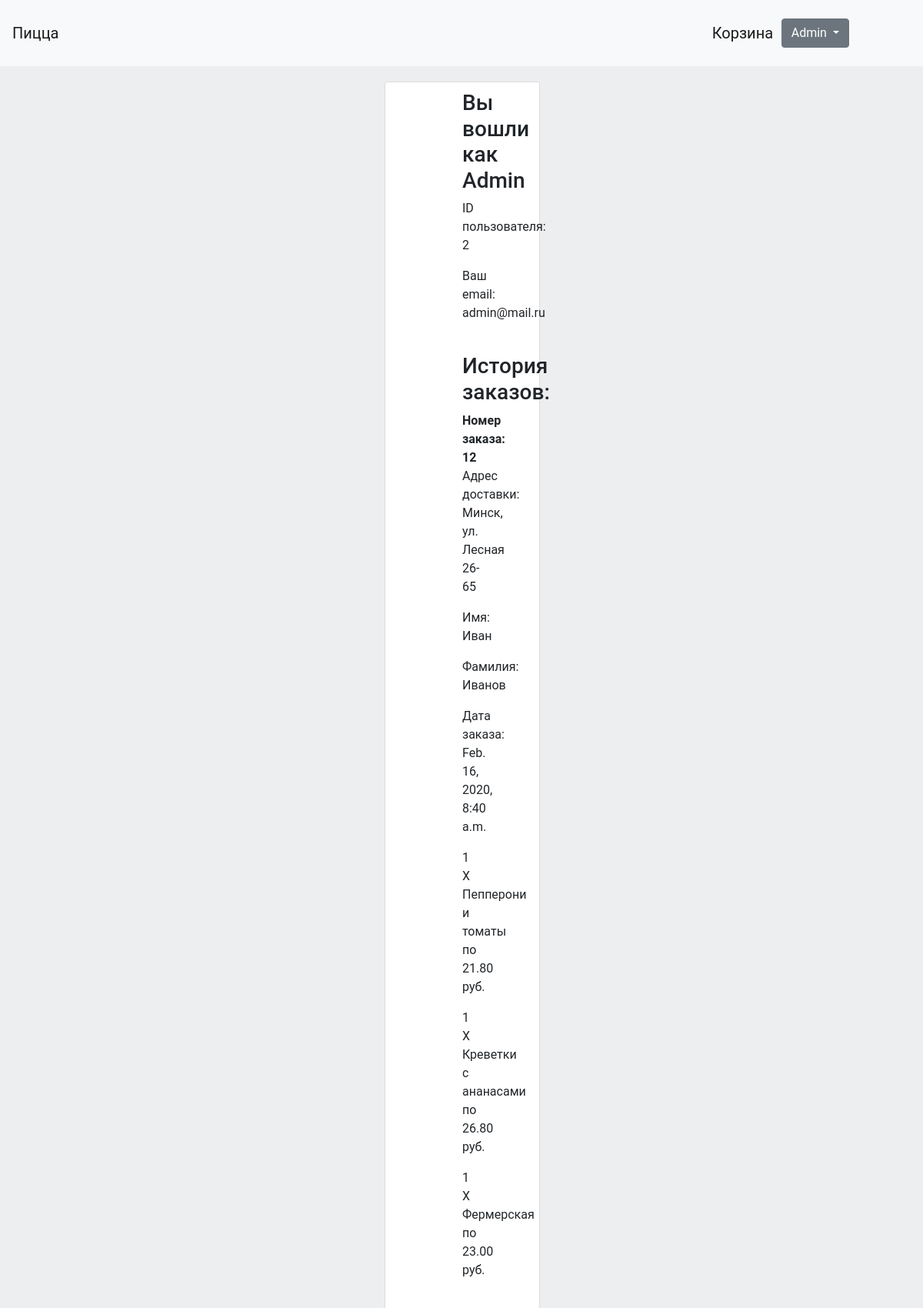
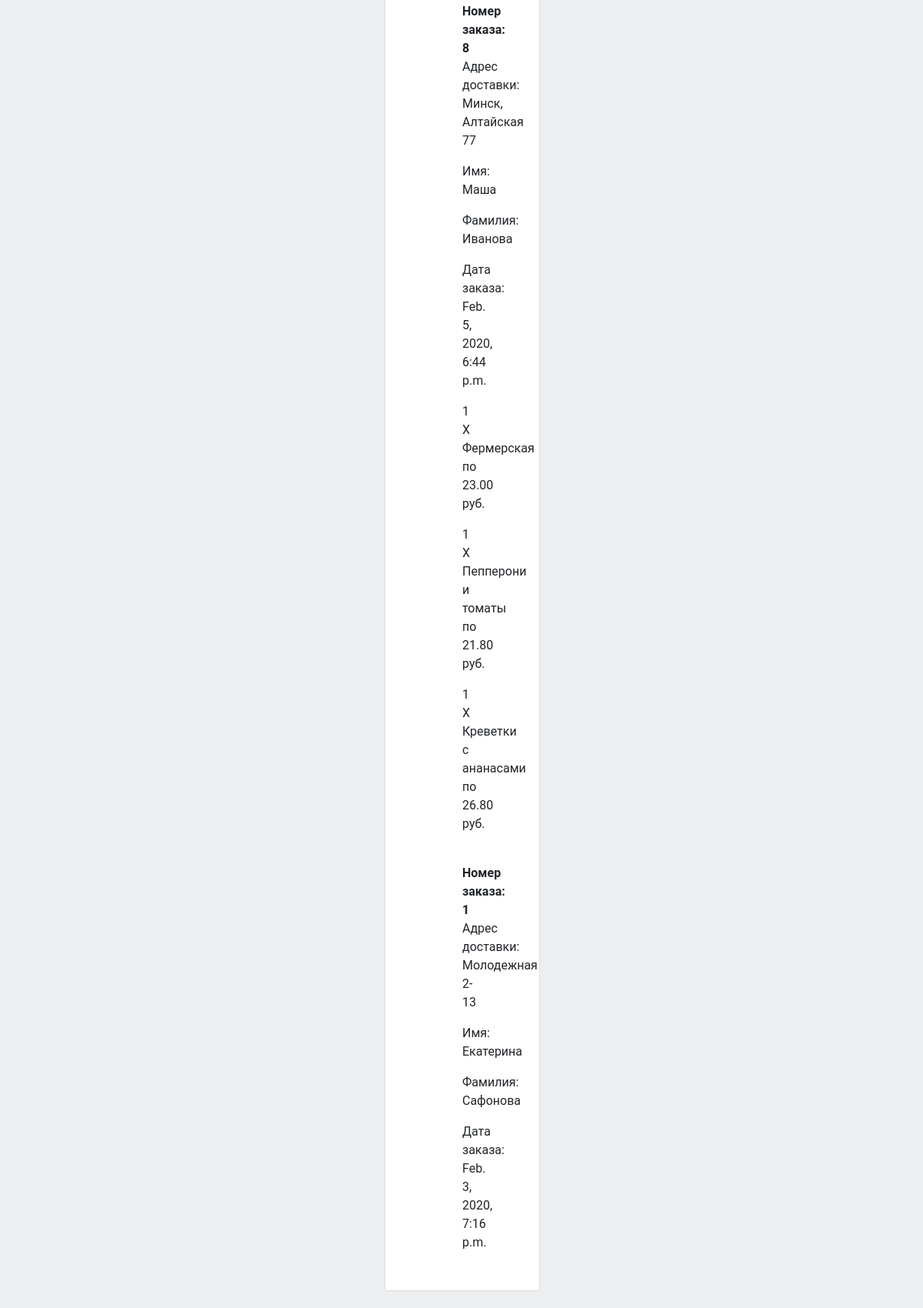
The app's page /2 (signed in, upper part) with its own data (2 pictures, top to bottom).
### orders/models.py (models this page shows, shortened)
class Order(models.Model):
    first_name = models.CharField(max_length=50, default=None)
    last_name = models.CharField(max_length=50)
    email = models.EmailField()
    address = models.CharField(max_length=250)
    number = models.CharField(max_length=100)
    created = models.DateTimeField(auto_now_add=True)
    updated = models.DateTimeField(auto_now=True)
    paid = models.BooleanField(default=False)
    user = models.ForeignKey(User, on_delete=models.CASCADE)
    class Meta:
        ordering = ('-created',)
        verbose_name = 'Order'
        verbose_name_plural = 'Orders'

class ItemInOrder(models.Model):
    order = models.ForeignKey(Order, related_name='items', on_delete=models.CASCADE)
    product = models.ForeignKey(PizzaProduct, related_name='order_items', on_delete=models.CASCADE)
    price = models.DecimalField(max_digits=10, decimal_places=2)
    quantity = models.PositiveIntegerField(default=1)

### pizza_products/models.py (models this page shows, shortened)
class PizzaProduct(models.Model):
    name = models.CharField(max_length=150, blank=True, null=True, default=None)
    description = models.TextField(blank=True, null=True, default=None)
    price = models.DecimalField(max_digits=10, decimal_places=2, default=0)
    image = models.ImageField(upload_to='pizzas_images/', default="default image")
    class Meta:
        verbose_name = "Pizza"
        verbose_name_plural = "Pizzas"

### users/views.py (the view)
# urls.py: url(r"^(?P<user_id>[-\w]+)$", views.account, name="account"),
@login_required
def account(request, user_id):
    user = get_object_or_404(User, pk=user_id)
    my_orders = Order.objects.filter(user=user)
    orders_info = Order.objects.all()
    order_items = ItemInOrder.objects.all()
    return render(request, "users/account.html",
                  {"my_orders": my_orders, "order_items": order_items, "orders_info": orders_info})

### users/templates/users/account.html (shortened to what this page needs)
{% extends "base.html" %}
{% load static %}
{% block content %}
  <section>
    <div class="content-section">
      <h3 class="single-blog-post">Вы вошли как {{ user.username }}</h3>
        <p>ID пользователя: {{ user.id }}</p>
        <p>Ваш email: {{ user.email }}</p>
            <br>
      <h3 class="single-blog-post">История заказов:</h3>
      {% for order in my_orders %}
        <strong>Номер заказа: {{ order.id }}</strong>
          {% for info in orders_info %}
                {% if order.id == info.id %}
                    <p>Адрес доставки: {{ info.address }}</p>
                    <p>Имя: {{ info.first_name }}</p>
                    <p>Фамилия: {{ info.last_name }}</p>
                    <p>Дата заказа: {{ info.created }}</p>
                {% endif %}
            {% endfor %}
        {% for item in order_items %}
          {% if order.id == item.order.id %}
           <p>{{ item.quantity }} X {{ item.product.name }} по {{ item.product.price }} руб.</p>
          {% endif %}
        {% endfor %}
            <br>
      {% endfor %}
      </div>
  </section>
{% endblock content %}

### templates/navbar.html (shortened to what this page needs)
<nav class="navbar navbar-expand-lg navbar-light bg-light">
  <a class="navbar-brand" href="{% url "home" %}">Пицца</a>
  <div class="collapse navbar-collapse" id="navbarSupportedContent">
      <div class="basket-container">
        <a class="navbar-brand" href="{% url "cart:cart_detail" %}">Корзина</a>
     </div>
<div class="btn-group" role="group" aria-label="Button group with nested dropdown">
  <div class="btn-group" role="group">
       {% if user.is_authenticated %}
    <button id="btnGroupDrop1" type="button" class="btn btn-secondary dropdown-toggle" data-toggle="dropdown" aria-haspopup="true" aria-expanded="false">
      {{ user.username }}
    </button>
       {% else %}
       <a class="nav-item nav-link" href="{% url 'login' %}">Войти</a>
                  <a class="nav-item nav-link" href="{% url 'register' %}">Зарегистрироваться</a>
              {% endif %}
  </div>
</div>
</div>
</nav>

### static/style.css (style rules this page uses)
html, body { height: 100%; max-height: 100%; font-family: 'Roboto', sans-serif; background-color: #edeef0; }
.navbar { margin-bottom: 0; }
.basket-container { position: relative; width: 100px; padding: 15px 10px; }
.content-section { background: #ffffff; padding: 10px 100px; border: 1px solid #dddddd; border-radius: 3px; margin: 20px 500px; }
.btn-group { margin-right: 40px; }

### records on screen
Order: id "12", address "Минск, ул. Лесная 26-65", first_name "Иван", last_name "Иванов", created "Feb. 16, 2020, 8:40 a.m."
ItemInOrder: quantity "1", product.name "Пепперони и томаты", product.price "21.80"
ItemInOrder: quantity "1", product.name "Креветки с ананасами", product.price "26.80"
ItemInOrder: quantity "1", product.name "Фермерская", product.price "23.00"
Order: id "8", address "Минск, Алтайская 77", first_name "Маша", last_name "Иванова", created "Feb. 5, 2020, 6:44 p.m."
ItemInOrder: quantity "1", product.name "Фермерская", product.price "23.00"
ItemInOrder: quantity "1", product.name "Пепперони и томаты", product.price "21.80"
ItemInOrder: quantity "1", product.name "Креветки с ананасами", product.price "26.80"
Order: id "1", address "Молодежная 2-13", first_name "Екатерина", last_name "Сафонова", created "Feb. 3, 2020, 7:16 p.m."

### other values on screen
{{ user.username }} "Admin"
{{ user.id }} "2"
{{ user.email }} "admin@mail.ru"
